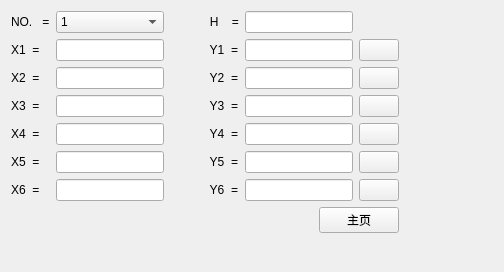
<?xml version="1.0" encoding="UTF-8"?>
<ui version="4.0">
 <class>area</class>
 <widget class="QWidget" name="area">
  <property name="geometry">
   <rect>
    <x>0</x>
    <y>0</y>
    <width>504</width>
    <height>272</height>
   </rect>
  </property>
  <property name="windowTitle">
   <string>Form</string>
  </property>
  <layout class="QFormLayout" name="formLayout">
   <item row="0" column="0">
    <layout class="QVBoxLayout" name="verticalLayout">
     <item>
      <layout class="QGridLayout" name="gridLayout">
       <item row="0" column="0">
        <widget class="QLabel" name="label">
         <property name="text">
          <string>NO.   =</string>
         </property>
        </widget>
       </item>
       <item row="4" column="3">
        <widget class="QLineEdit" name="lineEdit_11"/>
       </item>
       <item row="5" column="3">
        <widget class="QLineEdit" name="lineEdit_12"/>
       </item>
       <item row="1" column="3">
        <widget class="QLineEdit" name="lineEdit_3"/>
       </item>
       <item row="4" column="2">
        <widget class="QLabel" name="label_10">
         <property name="text">
          <string>            Y4  =</string>
         </property>
        </widget>
       </item>
       <item row="6" column="0">
        <widget class="QLabel" name="label_8">
         <property name="text">
          <string>X6  =</string>
         </property>
        </widget>
       </item>
       <item row="5" column="1">
        <widget class="QLineEdit" name="lineEdit_7"/>
       </item>
       <item row="6" column="3">
        <widget class="QLineEdit" name="lineEdit_13"/>
       </item>
       <item row="3" column="2">
        <widget class="QLabel" name="label_13">
         <property name="text">
          <string>            Y3  =</string>
         </property>
        </widget>
       </item>
       <item row="5" column="0">
        <widget class="QLabel" name="label_9">
         <property name="text">
          <string>X5  =</string>
         </property>
        </widget>
       </item>
       <item row="2" column="2">
        <widget class="QLabel" name="label_14">
         <property name="text">
          <string>            Y2  =</string>
         </property>
        </widget>
       </item>
       <item row="0" column="2">
        <widget class="QLabel" name="label_2">
         <property name="text">
          <string>            H    =</string>
         </property>
        </widget>
       </item>
       <item row="0" column="1">
        <widget class="QComboBox" name="comboBox">
         <item>
          <property name="text">
           <string>1</string>
          </property>
         </item>
        </widget>
       </item>
       <item row="3" column="3">
        <widget class="QLineEdit" name="lineEdit_10"/>
       </item>
       <item row="4" column="1">
        <widget class="QLineEdit" name="lineEdit_6"/>
       </item>
       <item row="2" column="0">
        <widget class="QLabel" name="label_7">
         <property name="text">
          <string>X2  =</string>
         </property>
        </widget>
       </item>
       <item row="4" column="0">
        <widget class="QLabel" name="label_5">
         <property name="text">
          <string>X4  =</string>
         </property>
        </widget>
       </item>
       <item row="6" column="1">
        <widget class="QLineEdit" name="lineEdit_8"/>
       </item>
       <item row="5" column="2">
        <widget class="QLabel" name="label_11">
         <property name="text">
          <string>            Y5  =</string>
         </property>
        </widget>
       </item>
       <item row="2" column="1">
        <widget class="QLineEdit" name="lineEdit_4"/>
       </item>
       <item row="3" column="1">
        <widget class="QLineEdit" name="lineEdit_5"/>
       </item>
       <item row="3" column="0">
        <widget class="QLabel" name="label_6">
         <property name="text">
          <string>X3  =</string>
         </property>
        </widget>
       </item>
       <item row="1" column="1">
        <widget class="QLineEdit" name="lineEdit_2"/>
       </item>
       <item row="1" column="0">
        <widget class="QLabel" name="label_3">
         <property name="text">
          <string>X1  =</string>
         </property>
        </widget>
       </item>
       <item row="0" column="3">
        <widget class="QLineEdit" name="lineEdit"/>
       </item>
       <item row="2" column="3">
        <widget class="QLineEdit" name="lineEdit_9"/>
       </item>
       <item row="6" column="2">
        <widget class="QLabel" name="label_12">
         <property name="text">
          <string>            Y6  =</string>
         </property>
        </widget>
       </item>
       <item row="1" column="2">
        <widget class="QLabel" name="label_4">
         <property name="text">
          <string>            Y1  =</string>
         </property>
        </widget>
       </item>
       <item row="1" column="4">
        <widget class="QPushButton" name="pushButton">
         <property name="text">
          <string/>
         </property>
        </widget>
       </item>
       <item row="2" column="4">
        <widget class="QPushButton" name="pushButton_5">
         <property name="text">
          <string/>
         </property>
        </widget>
       </item>
       <item row="3" column="4">
        <widget class="QPushButton" name="pushButton_4">
         <property name="text">
          <string/>
         </property>
        </widget>
       </item>
       <item row="4" column="4">
        <widget class="QPushButton" name="pushButton_2">
         <property name="text">
          <string/>
         </property>
        </widget>
       </item>
       <item row="5" column="4">
        <widget class="QPushButton" name="pushButton_3">
         <property name="text">
          <string/>
         </property>
        </widget>
       </item>
       <item row="6" column="4">
        <widget class="QPushButton" name="pushButton_6">
         <property name="text">
          <string/>
         </property>
        </widget>
       </item>
      </layout>
     </item>
     <item>
      <layout class="QHBoxLayout" name="horizontalLayout">
       <item>
        <spacer name="horizontalSpacer">
         <property name="orientation">
          <enum>Qt::Horizontal</enum>
         </property>
         <property name="sizeHint" stdset="0">
          <size>
           <width>178</width>
           <height>20</height>
          </size>
         </property>
        </spacer>
       </item>
       <item>
        <widget class="QPushButton" name="pushButton_7">
         <property name="text">
          <string>主页</string>
         </property>
        </widget>
       </item>
      </layout>
     </item>
    </layout>
   </item>
  </layout>
 </widget>
 <resources/>
 <connections/>
</ui>
